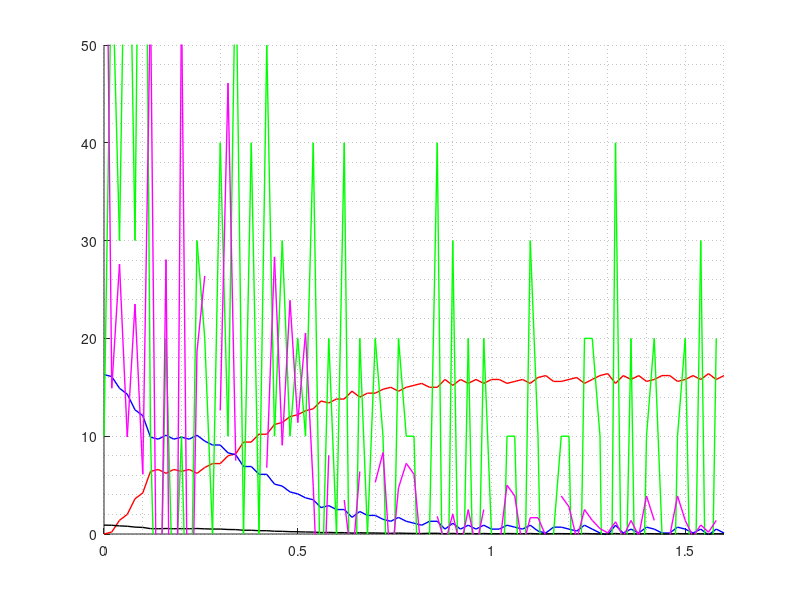
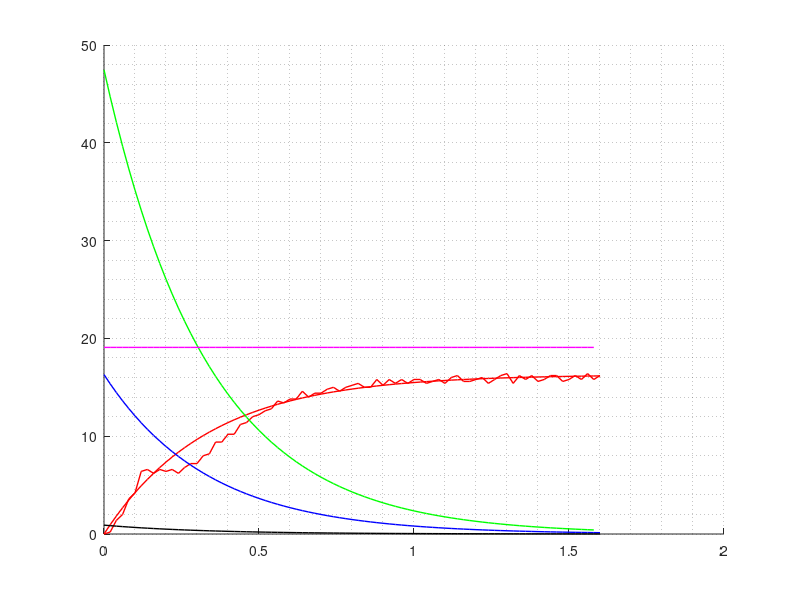

The MATLAB source for these figures, in order:
close all;
clear all;

Medicion1=dlmread('VRg1.txt','\t',1,0);

%tiempo=Medicion1(:,1)*1000000;	%en micro seg
%Vc=Medicion1(:,2);
%Vrg=16.5-Vc;
%Ic=Vrg/18;
%derivadaVc= diff(Vc) ./diff(tiempo);
%C=Ic(1:end-1)./derivadaVc;


%figure
%hold on
%plot(tiempo(2:end),Vc(2:end),'k-','Linewidth',1)
%plot(tiempo(2:end),Vrg(2:end),'k-','Linewidth',1)
%plot(tiempo(2:end),Ic(2:end)*1000,'r-','Linewidth',1)
%plot(tiempo(2:end),derivadaVc,'b-','Linewidth',1)
%plot(tiempo(2:end),C*1000,'m-','Linewidth',1)
%grid minor

%%%%%%%%%%%%%%%%%%%%%%%%%%%%%%%%%%%%%%%%%%%
tiempo=0:0.02:1.6; 				%el intervalo de tiempo es const=0.02
tiempo=tiempo';

Vc=Medicion1(:,2);
Vc=Vc(320:400);				% 400-320=80 ptos        80*0.02=1.6
Vrg=16.3-Vc;
Ic=Vrg/18;
derivadaVc= diff(Vc) ./diff(tiempo);
C=Ic(1:end-1)./derivadaVc;

%%%%%%%%%%%%%%%%%%%%%%%%%%%%%%%%%%%%%%%%%%
tiempo1=0:0.02:1.6;
tiempo1=tiempo1';

Vc1=16.3-16.3*exp(-3*tiempo1);			%ajuste exponencial a ojo
					%no podia hacerlo con el fminsearch
					%me tiraba error
Vrg1=16.3-Vc1;
Ic1=Vrg1/18;
derivadaVc1= diff(Vc1) ./diff(tiempo1);
C1=Ic1(1:end-1)./derivadaVc1;
%%%%%%%%%%%%%%%%%%%%%%%%%%%%%%%%%%%%%%%%%%


figure
hold on
plot(tiempo,Vc,'r-','Linewidth',1)
plot(tiempo,Vrg,'b-','Linewidth',1)
plot(tiempo,Ic,'k-','Linewidth',1)
plot(tiempo(1:end-1),derivadaVc,'g-','Linewidth',1)	% la derivada da cualquier cosa
plot(tiempo(1:end-1),C*1000,'m-','Linewidth',1)		% da mal por culpa de la derivada
axis([0 1.6 0 50])
grid minor

figure
hold on
plot(tiempo1,Vc1,'r-','Linewidth',1)			%curva del ajuste
plot(tiempo,Vc,'r-','Linewidth',1)			%curva medida
plot(tiempo1,Vrg1,'b-','Linewidth',1)
plot(tiempo1,Ic1,'k-','Linewidth',1)
plot(tiempo1(1:end-1),derivadaVc1,'g-','Linewidth',1)
plot(tiempo1(1:end-1),C1*1000,'m-','Linewidth',1)  	% unidad de capacidad nF 
					% C =19.06nF
grid minor